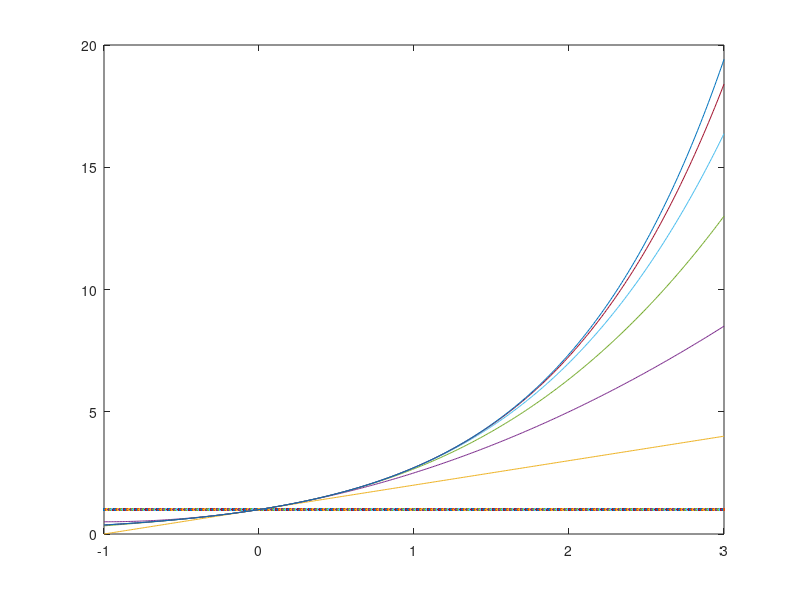

Reproduce this figure in MATLAB.
t = 1;
s = 1;
n = 6;
x0 = 0;
x = -1:0.01:3;
p = 1;
plot(x,t)
hold on
for i=1:n
   k = p * i;
   s = t + (x-x0).^i/k ;
   plot(x, s)
   hold on
   t = s;
   p = k;
end    
hold off